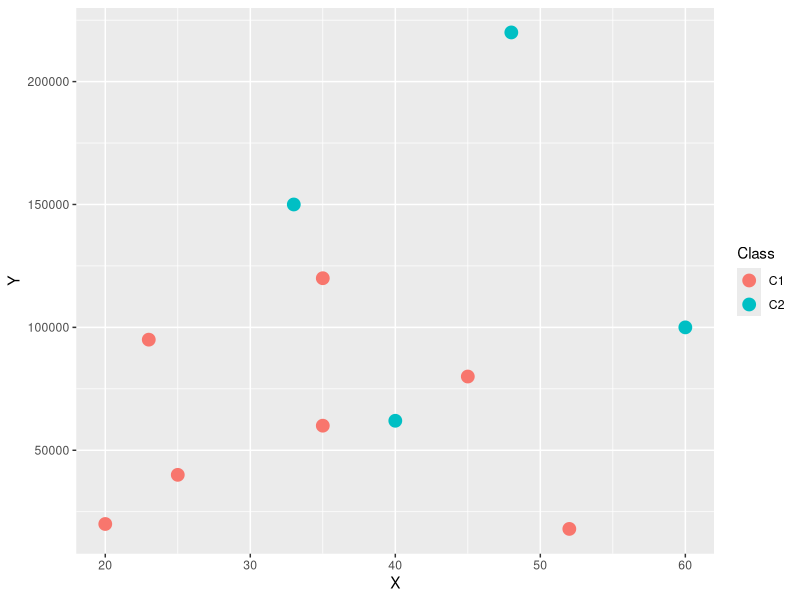
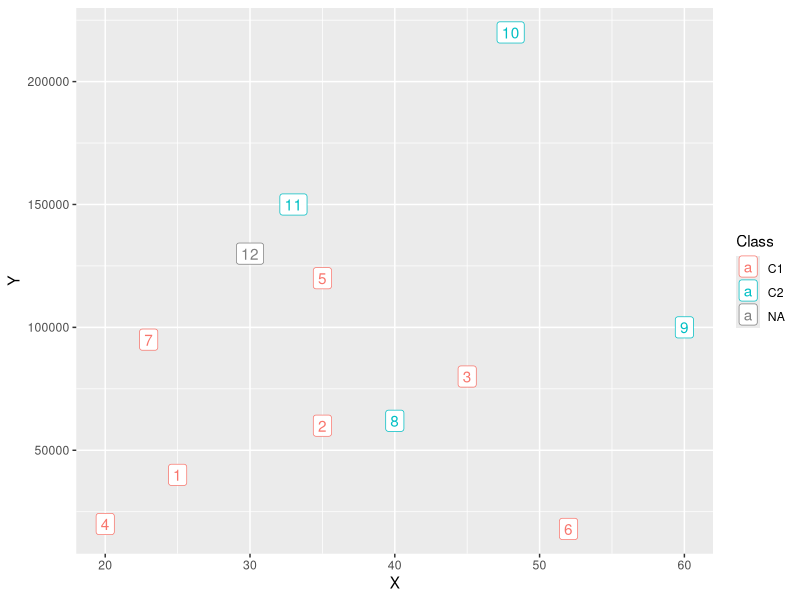
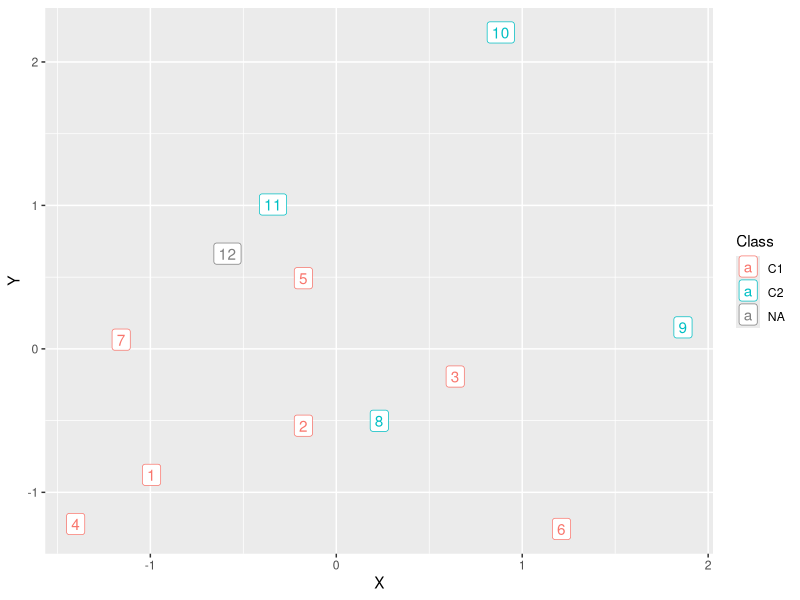

Here is the R script that generated these plots, in order:
example <- read.csv("KNN/example.csv")

library(ggplot2)
ggplot(example, aes(x = X, y = Y, color = Class)) + geom_point(size = 4)

example[12,] <- c(30,130000, NA)
ggplot(example, aes(x = X, y = Y, color = Class)) + geom_point(size = 4) +
  geom_label(label = row.names(example))


d <- as.matrix(dist(example[,1:2]))
sort(d[,12])

example


sc <- scale(example[,1:2])
sc <- as.data.frame(sc)
example[,1:2] = sc

d <- as.matrix(dist(example[,1:2]))
sort(d[,2])


ggplot(example, aes(x = X, y = Y, color = Class)) + geom_point(size = 4) +
  geom_label(label = row.names(example))


# Signs

signs <- read.csv("KNN/signs.csv")
sapply(signs, class)
  

